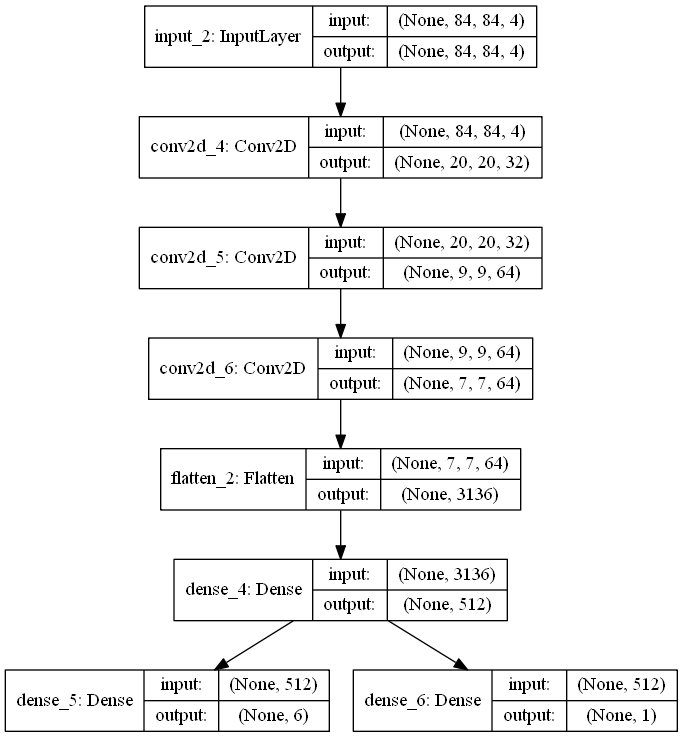

The Python source for this figure:
import numpy as np


from keras import Sequential
from keras.layers import Flatten, Dense, Conv2D, Input
from keras.optimizers import Adam
from keras.utils import np_utils, plot_model
from keras import backend as K
from keras.models import load_model, Model

import tensorflow as tf
import keras.backend as K

from sklearn.utils import shuffle

from Save_util import Save_file_util

class PPO:
    def __init__(self, sess, nb_action, input_shape, epochs, batchsize, timesteps, clip_param, entcoeff, gamma, lam, learning_rate, test=False):
        self.sess = sess

        # 学習の定数
        self.epochs = epochs
        self.batchsize = batchsize
        self.timestaps = timesteps
        self.clip_param = clip_param
        self.entcoeff = entcoeff
        self.gamma = gamma
        self.lam = lam

        K.set_session(sess)

        if test:
            self.model = load_model(Save_file_util.get_file_name("ppo_weight_"+ target, '.h5f'))
        else:
            with tf.name_scope("BrainOld"):
                self.model_old = self._build_model(input_shape, nb_action)

            with tf.name_scope("brain"):
                # ニューラルネットワークの形を決定
                self.model = self._build_model(input_shape, nb_action)  

                # loss関数を最小化していくoptimizerの定義
                self.opt = tf.train.AdamOptimizer(learning_rate=learning_rate)  

                # ネットワークの学習やメソッドを定義
                self.graph = self.build_graph(input_shape, nb_action)  
        
            # 重みのコピー
            self.model_old.set_weights([w for w in self.model.get_weights()])

            # モデルの可視化
            plot_model(self.model, to_file='PPO.png', show_shapes=True)

            # キューの初期化
            self.train_queue = {"ob" : [], "rew" : [], "vpred" : [], "nonterminal" : [],"ac" : []}


    def _build_model(self, input_shape, nb_action):     # Kerasでネットワークの形を定義
        #print(input_shape)
        l_input = Input(shape=input_shape)
        l_cnn = Conv2D(filters=32, kernel_size=(8, 8), strides=(4, 4), activation="relu")(l_input)
        l_cnn = Conv2D(filters=64, kernel_size=(4, 4), strides=(2, 2), activation="relu")(l_cnn)
        l_cnn = Conv2D(filters=64, kernel_size=(3, 3), strides=(1, 1), activation="relu")(l_cnn)
        l_flat = Flatten()(l_cnn)
        l_dense = Dense(512, activation='relu')(l_flat)
        out_actions = Dense(nb_action, activation='linear')(l_dense)
        out_value = Dense(1, activation='linear')(l_dense)
        model = Model(inputs=[l_input], outputs=[out_actions, out_value])

        # Keras の実行準備
        model._make_predict_function()  

        return model

    def build_graph(self, input_shape, nb_action):      # TensorFlowでネットワークの重みをどう学習させるのかを定義します
        self.s_t = tf.placeholder(tf.float32, shape=(None, *input_shape))
        self.a_t = tf.placeholder(tf.float32, shape=(None, nb_action))
        self.atarg = tf.placeholder(dtype=tf.float32, shape=[None])
        self.vtarg = tf.placeholder(dtype=tf.float32, shape=[None])

        p, v = self.model(self.s_t)

        p_old, _ = self.model_old(self.s_t)

        # loss関数を定義
        # p側
        #ratio = tf.div(p * self.a_t, p_old * self.a_t + K.epsilon())
        #advantage_CPI = tf.reduce_sum(ratio) * self.atarg
        #clipped_advantage_CPI = tf.clip_by_value(tf.reduce_sum(ratio), 1.0 - self.clip_param, 1.0 + self.clip_param) * self.atarg 
        #loss_CLIP = -tf.reduce_mean(tf.minimum(advantage_CPI, clipped_advantage_CPI))

        ## v側
        #loss_value = tf.reduce_mean(tf.square(v - self.vtarg))

        ## entropy 最大化の正則化
        #entropy = - tf.reduce_mean(p * tf.log(p + K.epsilon()))  
        #loss_ent = (- self.entcoeff) * entropy

        ## 最終的なloss関数
        #self.loss_total = loss_CLIP + loss_value + loss_ent

        ## 求めた勾配で重み変数を更新する定義
        #minimize = self.opt.minimize(self.loss_total)   
        def entropy(logits):
            a0 = logits - tf.reduce_max(logits, axis=-1, keepdims=True)
            ea0 = tf.exp(a0)
            z0 = tf.reduce_sum(ea0, axis=-1, keepdims=True)
            p0 = ea0 / z0
            return tf.reduce_sum(p0 * (tf.log(z0) - a0), axis=-1)

        ent = entropy(p)
        meanent = tf.reduce_mean(ent)
        pol_entpen = (-self.entcoeff) * meanent

        def logp(a, logits):
            return -tf.nn.softmax_cross_entropy_with_logits_v2(
            logits=logits,
            labels=a)

        ratio = tf.exp(logp(self.a_t, p) - logp(self.a_t, tf.stop_gradient(p_old))) # pnew / pold
        surr1 = ratio * self.atarg # surrogate from conservative policy iteration
        surr2 = tf.clip_by_value(ratio, 1.0 - self.clip_param, 1.0 + self.clip_param) * self.atarg #
        pol_surr = - tf.reduce_mean(tf.minimum(surr1, surr2)) # PPO's pessimistic surrogate (L^CLIP)
        vf_loss = tf.reduce_mean(tf.square(v - self.vtarg))
        total_loss = pol_surr + pol_entpen + vf_loss

        minimize = self.opt.minimize(total_loss) 
        return minimize


    def update_parameter(self, next_v):     
        """重みを学習・更新"""
        if len(self.train_queue["ob"]) < self.timestaps:    # データがたまっていない場合は更新しない
            #print(len(self.train_queue["ob"]) )
            return

        # アドバンテージの計算
        ob, ac, atarg, vtarg = self.get_atarg_and_vtarg(next_v)
        self.train_queue = {"ob" : [], "rew" : [], "vpred" : [], "nonterminal" : [],"ac" : []}  

        atarg = (atarg - atarg.mean()) / atarg.std() 

        N_train = len(atarg)
        n_batches = N_train // self.batchsize

        for epoch in range(self.epochs):
            ob_, ac_, atarg_, vtarg_ = shuffle(ob, ac, atarg, vtarg)

            for i in range(self.batchsize):
                start = i * self.batchsize
                end = start + self.batchsize

                # 重みの更新に使用するデータ
                feed_dict = {self.s_t: ob[start:end, :, :, :], self.a_t: ac_[start:end, :], self.atarg: atarg_[start:end], self.vtarg: vtarg_[start:end]}

                # Brainの重みの更新
                minimize = self.graph
                self.sess.run(minimize, feed_dict)

        # 重みのコピー
        self.model_old.set_weights([w for w in self.model.get_weights()])


    def predict(self, s):    # 状態sから各actionの確率pと状態価値vを返す
        p, v = self.model.predict(np.array([s]))
        return p, v

    def train_push(self, s, a, r, done, v):
        self.train_queue["ob"].append(s)

        self.train_queue["ac"].append(a)

        self.train_queue["rew"].append(r)

        if done:
            self.train_queue["vpred"].append(0)
            self.train_queue["nonterminal"].append(0.)
        else:
            self.train_queue["vpred"].append(v)
            self.train_queue["nonterminal"].append(1.)

    def get_atarg_and_vtarg(self, next_v):
        # 最後のvは終端ではないものとして計算
        nonterminal = np.append(self.train_queue["nonterminal"], 1) 
        vpred = np.append(self.train_queue["vpred"], next_v)

        # timestep分スタックされている
        T = len(self.train_queue["rew"])

        atarg = gaelam = np.empty(T, 'float32')
        rew = self.train_queue["rew"]
        lastgaelam = 0
        for t in reversed(range(T)):
            delta = rew[t] + self.gamma * vpred[t+1] * nonterminal[t+1] - vpred[t]
            atarg[t] = lastgaelam = delta + self.gamma * self.lam * nonterminal[t+1] * lastgaelam

        vtarg = atarg + np.array(self.train_queue["vpred"])

        return np.array(self.train_queue["ob"]), np.array(self.train_queue["ac"]), atarg, vtarg

    def save_model(self, path=None):
        """モデルの重み保存"""
        if path is None:
            p = Save_file_util.get_file_name("ppo_weight", '.h5f')
        else:
            p = path
        #print(p)
        self.model.save(p)

    def get_learn_interval(self):
        return self.timestaps